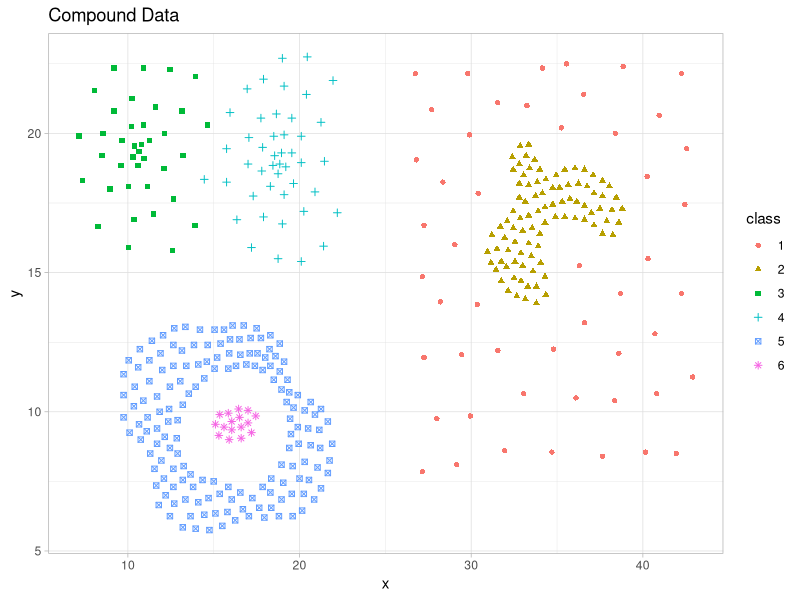
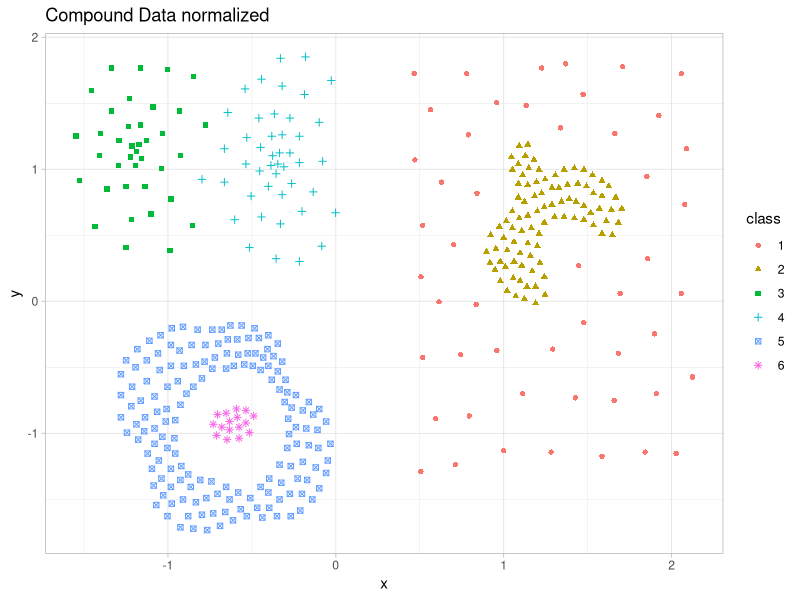

The R source for these figures, in order:
## ---- chunk 1
# Imports ---------------------------------------
library(tidyverse) # For convenience, plots, tables and probably some other stuff.
## ---- chunk 2
# Data load
compound.df <- read.csv("Compound.txt", sep = "\t", header = F)
# Adding lables
names(compound.df) <- c("x", "y", "class")

compound.df$class <- factor(compound.df$class)
## ---- chunk 3
ggplot(compound.df, aes(x, y, shape = class, color = class)) +
  geom_point() +
  labs(title = "Compound Data") +
  theme_light()
## ---- chunk 4
norm.compound <- scale(compound.df[1:2]) %>% 
  data.frame()
norm.compound$class <- compound.df$class
td <- norm.compound[1:2] # Test data - the data we test on

ggplot(norm.compound, aes(x, y, shape = class, color = class)) +
  geom_point() +
  labs(title = "Compound Data normalized") +
  theme_light()
## ---- chunk 5
c_lloyd <- kmeans(td, 6, algorithm = "Lloyd")
c_macqueen <- kmeans(td, 6, algorithm = "MacQueen")
c_forgy <- kmeans(td, 6, algorithm = "Forgy")
c_har_won <- kmeans(td, 6)

test <- data.frame(lloyd = c_lloyd$cluster,
                   macqueen = c_macqueen$cluster,
                   forgy = c_forgy$cluster,
                   har_won = c_har_won$cluster,
                   class = norm.compound$class)

lloyd <- table(test$lloyd, test$class, dnn = c("Lloyd", "Class"))
macqueen <- table(test$macqueen, test$class, dnn = c("MacQueen", "Class"))
forgy <- table(test$forgy, test$class, dnn = c("Forgy", "Class"))
har_won <- table(test$har_won, test$class, dnn = c("Harting-Wong", "Class"))

lloyd
macqueen
forgy
har_won
## ---- chunk 6

## ---- chunk 7
